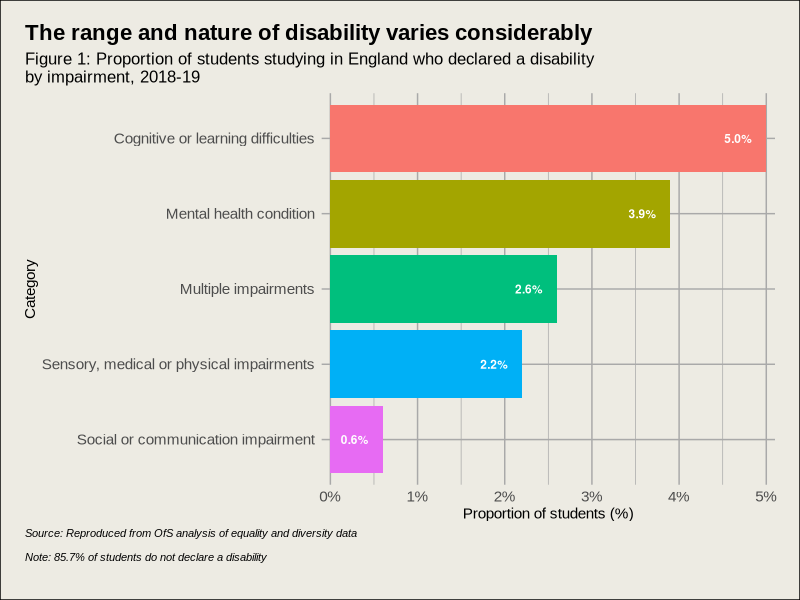
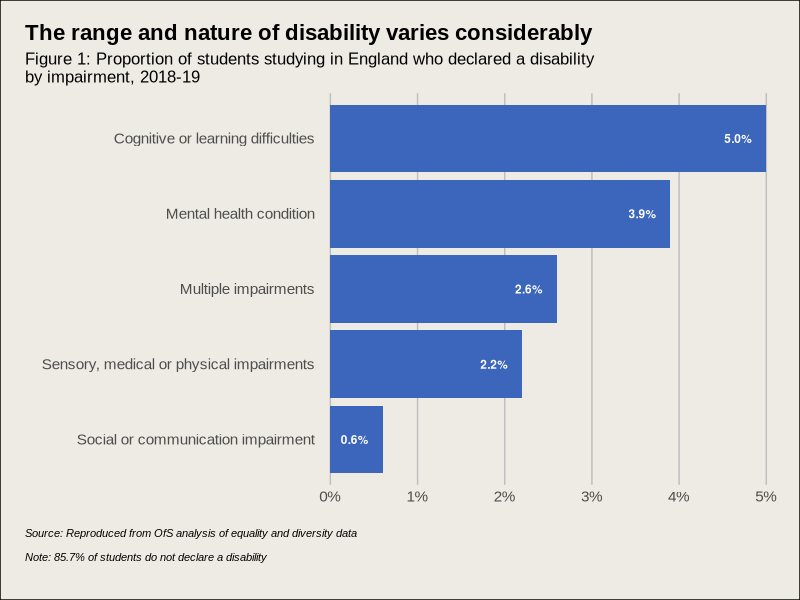
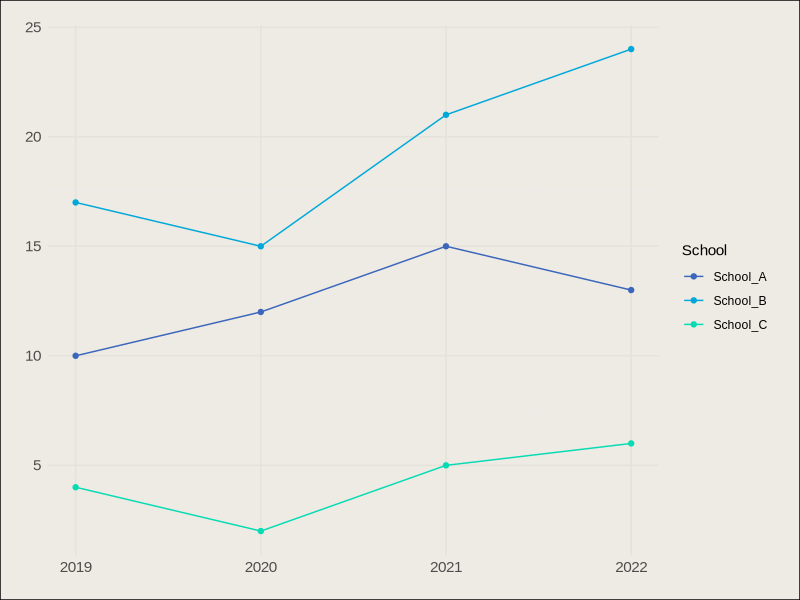
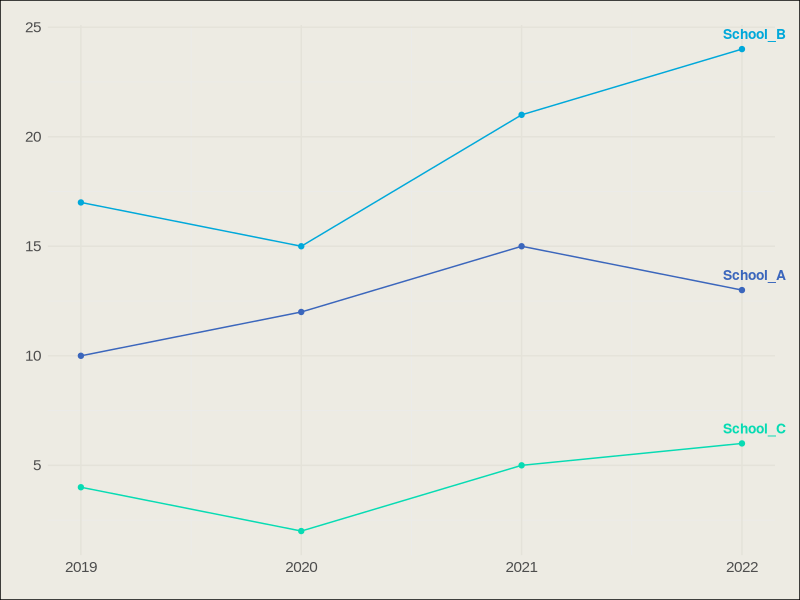
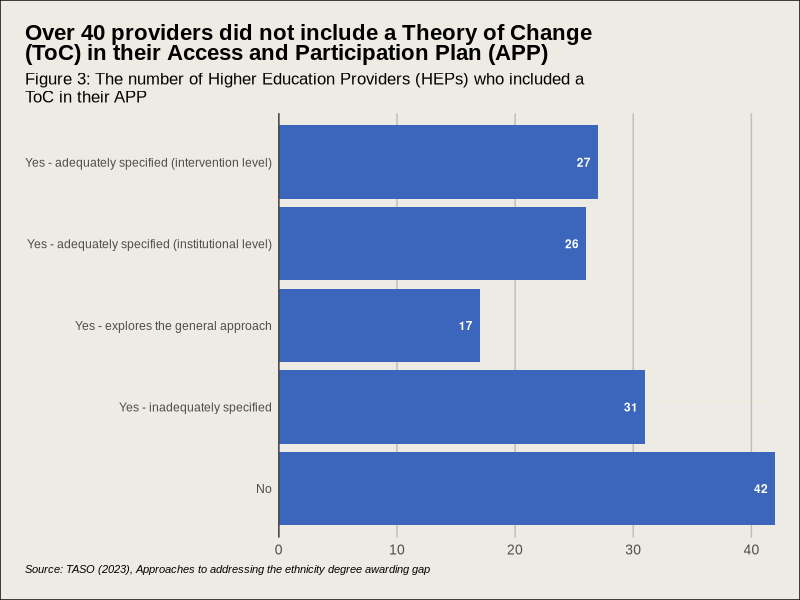
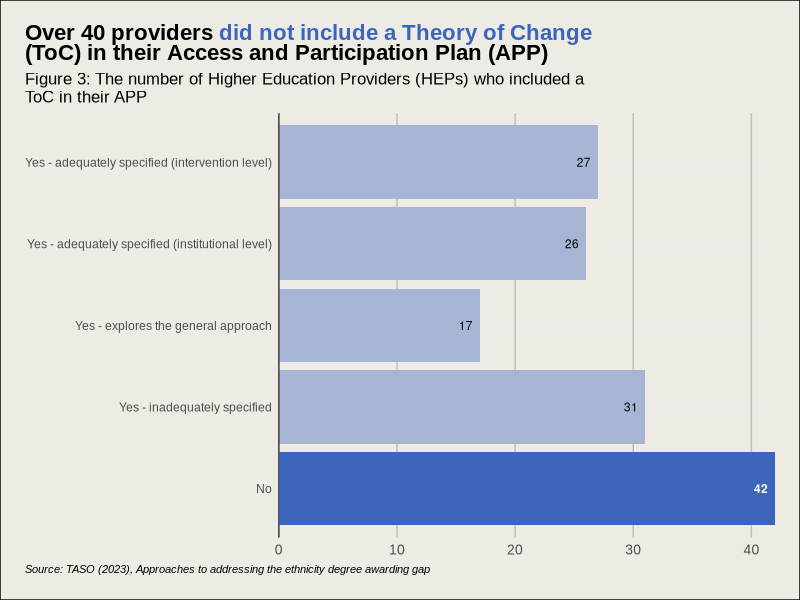

R code for these plots, in order:
## ---- chunk 1
# Load the tidyverse package.
library(tidyverse)

# Create a dataframe.
df <- data.frame(
  category = c("Social or communication impairment", 
                 "Sensory, medical or physical impairments", 
                 "Multiple impairments", 
                 "Mental health condition", 
                 "Cognitive or learning difficulties"),
  proportion = c(0.006, 0.022, 0.026, 0.039, 0.05)
)

# Build the plot using ggplot2 package.
ggplot(df, aes(x=reorder(category, proportion), y=proportion, fill = category)) +
  # Add bars to the plot to represent each category's proportion.
  geom_bar(stat="identity") +
  # Flip the plot to horizontal layout for better readability of category names.
  coord_flip() + 
  # Set the labels for the plot, including title, subtitle, axes labels, and caption.
  labs(x = "Category", y = "Proportion of students (%)", 
       title = "The range and nature of disability varies considerably",
       subtitle = "Figure 1: Proportion of students studying in England who declared a disability\nby impairment, 2018-19",
       caption = "Source: Reproduced from OfS analysis of equality and diversity data\n\nNote: 85.7% of students do not declare a disability 
"
) + 
  # Format the y-axis as a percentage for better interpretation.
  scale_y_continuous(labels = scales::percent_format(scale = 100),
  expand = c(0.02, 0)) +  
  # Add text labels to each bar for direct reading of percentages.
  geom_text(aes(label = scales::percent(proportion)), 
            vjust = 0.5, 
            hjust = 1.5, 
            size = 3, 
            fontface = "bold", 
            data = df, 
            color = "white") +

# Customise with TASO elements.
theme_minimal() + 
  # Further customize the plot's appearance including font, title, grid lines, and margins.
  theme(
        text = element_text(family = "Arial"),
        plot.title.position = "plot",
        plot.title = element_text(size = 16, face = "bold"),
        plot.subtitle = element_text(size = 12),
        plot.caption.position = "plot",
        plot.caption = element_text(hjust = 0, size = 8, face = "italic"),
        panel.grid.major = element_line(colour = "darkgrey"),
        panel.grid.minor = element_line(colour = "darkgrey"),
        plot.background = element_rect(fill = "#EDEBE3"),
        plot.margin = margin(0.25, 0.25, 0.25, 0.25, "in"),
        axis.text.x = element_text(size = 11),
        axis.text.y = element_text(size = 11),
        legend.position = "none")
## ---- chunk 2
library(tidyverse)

df <- data.frame(
  category = c("Social or communication impairment", 
                 "Sensory, medical or physical impairments", 
                 "Multiple impairments", 
                 "Mental health condition", 
                 "Cognitive or learning difficulties"),
  proportion = c(0.006, 0.022, 0.026, 0.039, 0.05)
)

ggplot(df, aes(x=reorder(category, proportion), y=proportion)) +
  geom_bar(stat="identity", fill = "#3b66bc") +
  coord_flip() + # Flip the coordinates to make the bars horizontal
  labs(x = "", y = "", 
       title = "The range and nature of disability varies considerably",
       subtitle = "Figure 1: Proportion of students studying in England who declared a disability\nby impairment, 2018-19",
       caption = "Source: Reproduced from OfS analysis of equality and diversity data\n\nNote: 85.7% of students do not declare a disability 
"
) + 
scale_y_continuous(labels = scales::percent_format(scale = 100),
expand = c(0.02, 0)) +  # Formatting axis as percentage
geom_text(aes(label = scales::percent(proportion)), 
          vjust = 0.5, 
          hjust = 1.5, 
          size = 3, 
          fontface = "bold", 
          data = df, 
          color = "white") +
  theme_minimal() + 
  theme(
        text = element_text(family = "Arial"),
        plot.title.position = "plot",
        plot.title = element_text(size = 16, face = "bold"),
        plot.subtitle = element_text(size = 12),
        plot.caption.position = "plot",
        plot.caption = element_text(hjust = 0, size = 8, face = "italic"),
        panel.grid.major.y = element_blank(),
        panel.grid.major.x = element_line("grey"),
        plot.background = element_rect(fill = "#EDEBE3"),
        plot.margin = margin(0.25, 0.25, 0.25, 0.25, "in"),
        axis.text.x = element_text(size = 11),
        axis.text.y = element_text(size = 11))

## ---- chunk 3
library(tidyverse)

taso_three_colour <- c("#3b66bc", "#00a8da", "#07dbb3")

df <- data.frame(
  Year = c(2019, 2020, 2021, 2022),
  School_A = c(10, 12, 15, 13),
  School_B = c(17, 15, 21, 24),
  School_C = c(4, 2, 5, 6)
)

df <- gather(df, key = "School", value = "Value", -Year)

# Now you can create a plot with ggplot
ggplot(df, aes(x = Year, y = Value, color = School, group = School)) +
  geom_line() + # or geom_point() if you want points
  geom_point() +
  scale_colour_manual(values = taso_three_colour) +
  theme_minimal() +
  theme(
          text = element_text(family = "Arial"),
          panel.grid.major.x = element_line(colour = "#E4E2D9"),
          panel.grid.major.y = element_line(colour = "#E4E2D9"),
          plot.background = element_rect(fill = "#EDEBE3"),
          plot.margin = margin(0.25, 0.25, 0.25, 0.25, "in"),
          axis.text.y = element_text(size = 11),
          axis.text.x = element_text(size = 11), 
          axis.title = element_blank()) +
  coord_cartesian(clip = "off") 
## ---- chunk 4
library(tidyverse)

taso_three_colour <- c("#3b66bc", "#00a8da", "#07dbb3")

df <- data.frame(
  Year = c(2019, 2020, 2021, 2022),
  School_A = c(10, 12, 15, 13),
  School_B = c(17, 15, 21, 24),
  School_C = c(4, 2, 5, 6)
)

df <- gather(df, key = "School", value = "Value", -Year)

# Now you can create a plot with ggplot
ggplot(df, aes(x = Year, y = Value, color = School, group = School)) +
  geom_line() + # or geom_point() if you want points
  geom_point() +
  geom_text(data = subset(df, Year == 2022), aes(label = School), 
            hjust = 0.3, vjust = -1, size = 3.5, fontface = "bold") +
  scale_colour_manual(values = taso_three_colour) +
  theme_minimal() +
  theme(
          text = element_text(family = "Arial"),
          panel.grid.major.x = element_line(colour = "#E4E2D9"),
          panel.grid.major.y = element_line(colour = "#E4E2D9"),
          plot.background = element_rect(fill = "#EDEBE3"),
          plot.margin = margin(0.25, 0.25, 0.25, 0.25, "in"),
          axis.text.y = element_text(size = 11),
          axis.text.x = element_text(size = 11), 
          axis.title = element_blank()) +
  coord_cartesian(clip = "off") + 
  guides(fill = FALSE, colour = FALSE)
## ---- chunk 5

library(tidyverse)
library(ggtext)

df <- data.frame(
  category = c("No", 
               "Yes - inadequately specified", 
               "Yes - explores the general approach", 
               "Yes - adequately specified (institutional level)", 
               "Yes - adequately specified (intervention level)"),
  count = c(42, 31, 17, 26, 27)
)

ggplot(df, aes(x = count, y = factor(category, levels = c("No", 
                                                                         "Yes - inadequately specified", 
                                                                         "Yes - explores the general approach", 
                                                                         "Yes - adequately specified (institutional level)", 
                                                                         "Yes - adequately specified (intervention level)")))) +
  # ^ sorting the bars in the chart in desired order
  geom_bar(stat = "identity", fill = "#EDEBE3") + # Adding bars of same colour as background underneath so alpha can be used for colouring
  geom_bar(stat = "identity", fill = "#3b66bc") + # Bar chart coloured peacock
  theme_minimal() + # Setting the theme as minimal, adding elements we want back in 
  # Title, subtitle, axis titles and caption 
  labs(
    title = 'Over 40 providers did not include a Theory of Change  \n(ToC) in their Access and Participation Plan (APP)',
    # By using ggtext::element_markdown, we can use markdown stylings to colour specific words in the chart to highlight a point
    subtitle = "Figure 3: The number of Higher Education Providers (HEPs) who included a\nToC in their APP",
    caption = "Source: TASO (2023), Approaches to addressing the ethnicity degree awarding gap",
    x = NULL, # Not showing X or Y axis title for this example chart
    y = NULL 
  ) +
  scale_x_continuous(expand = c(0,0)) + 
  geom_vline(xintercept = 0, colour = "#404040", linewidth = 0.5) +
  # Theme elements
  theme(text = element_text(family = "Arial"), # Specifying font for whole chart
        ## Title and subtitle elements 
        plot.title.position = "plot", # Aligning title to entire plot (not just panel)
        plot.title = ggtext::element_markdown(face = "bold", 
                                              size = 16), 
        plot.subtitle = element_text(size = 12), 
        ## Caption elements 
        plot.caption.position = "plot", # Aligning caption to entire plot
        plot.caption = element_text(hjust = 0, # Aligning font to the left
                                    size = 8, # Changing size
                                    face = "italic"), # Italicizing caption
        ## Other theme elements
        plot.background = element_rect(fill = "#EDEBE3"), # Changing background colour
        plot.margin = margin(0.25, 0.25, 0.25, 0.25, "in"), # Setting margin in inches
        axis.text.x = element_text(size = 10), 
        panel.grid.major.x = element_line(colour = "grey"),

  ) + 
  # Other helpful elements
  coord_cartesian(clip = "off") +
  geom_text(aes(label = count, colour = category), vjust = 0.5, hjust = 1.5, size = 3, fontface = "bold", 
            data = df, color = "white")
## ---- chunk 6

library(tidyverse)
library(ggtext)

df <- data.frame(
  category = c("No", 
               "Yes - inadequately specified", 
               "Yes - explores the general approach", 
               "Yes - adequately specified (institutional level)", 
               "Yes - adequately specified (intervention level)"),
  count = c(42, 31, 17, 26, 27)
)

ggplot(df, aes(x = count, y = factor(category, levels = c("No", 
                                                                         "Yes - inadequately specified", 
                                                                         "Yes - explores the general approach", 
                                                                         "Yes - adequately specified (institutional level)", 
                                                                         "Yes - adequately specified (intervention level)")))) +
  # ^ sorting the bars in the chart in desired order
  geom_bar(stat = "identity", fill = "#EDEBE3") + # Adding bars of same colour as background underneath so alpha can be used for colouring
  geom_bar(stat = "identity", fill = "#3b66bc", alpha = 0.4) + # Bar chart coloured peacock
  theme_minimal() + # Setting the theme as minimal, adding elements we want back in 
  # Title, subtitle, axis titles and caption 
  labs(
    title = 'Over 40 providers <span style="color:#3b66bc;">did not include a Theory of Change</span>  \n(ToC) in their Access and Participation Plan (APP)',
    # By using ggtext::element_markdown, we can use markdown stylings to colour specific words in the chart to highlight a point
    subtitle = "Figure 3: The number of Higher Education Providers (HEPs) who included a\nToC in their APP",
    caption = "Source: TASO (2023), Approaches to addressing the ethnicity degree awarding gap",
    x = NULL, # Not showing X or Y axis title for this example chart
    y = NULL 
  ) +
  scale_x_continuous(expand = c(0,0)) + 
  geom_vline(xintercept = 0, colour = "#404040", linewidth = 0.5) +
  # Theme elements
  theme(text = element_text(family = "Arial"), # Specifying font for whole chart
        ## Title and subtitle elements 
        plot.title.position = "plot", # Aligning title to entire plot (not just panel)
        plot.title = ggtext::element_markdown(face = "bold", 
                                              size = 16), 
        plot.subtitle = element_text(size = 12), 
        ## Caption elements 
        plot.caption.position = "plot", # Aligning caption to entire plot
        plot.caption = element_text(hjust = 0, # Aligning font to the left
                                    size = 8, # Changing size
                                    face = "italic"), # Italicizing caption
        ## Other theme elements
        plot.background = element_rect(fill = "#EDEBE3"), # Changing background colour
        plot.margin = margin(0.25, 0.25, 0.25, 0.25, "in"), # Setting margin in inches
        axis.text.x = element_text(size = 10), 
        panel.grid.major.x = element_line(colour = "grey"),

  ) + 
  # Other helpful elements
  coord_cartesian(clip = "off") + 
  geom_bar(data = subset(df, category == "No"), fill = "#3b66bc", stat = "identity", show.legend = FALSE) + 
  geom_text(aes(label = count, colour = category), vjust = 0.5, hjust = 1.5, size = 3, fontface = "bold", 
            data = subset(df, category == "No"), color = "white") +
  geom_text(aes(label = count, colour = category), vjust = 0.5, hjust = 1.5, size = 3, 
            data = subset(df, category != "No"), color = "black")
